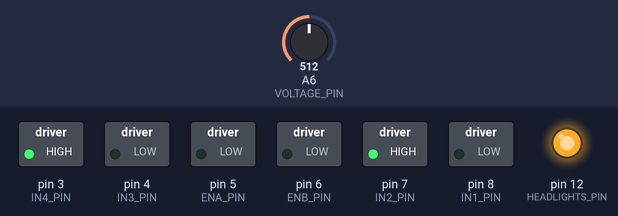
The sketch below on a simulated Arduino Nano, built with avr-gcc and run on an emulated ATmega328P. Shown: switched loads named in the sketch (green lamp = pin HIGH), output pins drawn as LEDs (lit = HIGH). The test bench sets the inputs (shaded band); at power-on: A6 (VOLTAGE_PIN) = 512.

Above: at 1.2 s.
1.3 s: A6 (VOLTAGE_PIN) set to 462
2.8 s: A6 (VOLTAGE_PIN) set to 427
At 7.2 s:
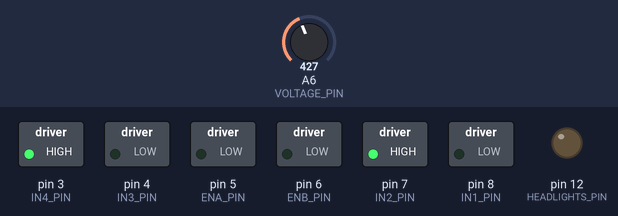
Timing chart, 0 to 8.7 s (numbered marks = the images above; inputs shaded):
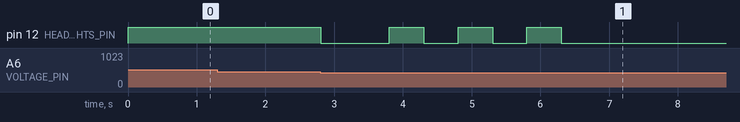

The sketch:

screw_propelled_vehicle.ino
```cpp
#include <IRremote.h>
#include "ArduinoJson.h"

// коды управления платформой с ИК-пульта
#define MOVE_FORWARD_IR_CODE    0x20DF02FD  // движение вперед
#define MOVE_BACKWARD_IR_CODE   0x20DF827D  // движение назад
#define MOVE_FL_IR_CODE         0x20DFE01F  // движение вперед с поворотом влево
#define MOVE_FR_IR_CODE         0x20DF609F  // движение вперед с поворотом вправо
#define MOVE_LEFT_IR_CODE       0x20DFF10E  // движение влево (без движения вперед/назад)
#define MOVE_RIGHT_IR_CODE      0x20DF718E  // движение вправо (без движения вперед/назад)
#define SET_HEADLIGHTS_IR_CODE  0x20DF10EF  // включить/выключить фары

#define IR_SPEED  255 // скорость платформы при управлении с ИК-пульта [0-255]

#define IN1_PIN   8   // пины драйвера двигателей l298n
#define IN2_PIN   7   //
#define IN3_PIN   4   //
#define IN4_PIN   3   //
#define ENA_PIN   5   //
#define ENB_PIN   6   //

#define IR_PIN    11  // пин ИК-приемника

#define HEADLIGHTS_PIN  12  // пин транзисторного ключа для включения/выключения фар

#define VOLTAGE_PIN     A6      // пин для считывания напряжения с li-ion
#define VOLTAGE_REF     4.8f    // питающее напряжение
#define VOLTAGE_GAIN    3.20f   // коэффициент передачи делителя напряжения 8V <-> 2.5V
#define VOLTAGE_OFFSET  0       // 60  // ошибка измерения аналогового выхода
#define MIN_SUPPLY_VOLTAGE 6.65f // минимальное напряжение разряда АКБ (ниже 6.5В не ставить. т.к. регулятор напряжения
// на l298n при питании ниже 6.5В выдает на выходе меньше 5В напряжения для питания arduino, из-за чего опорное напряжение падает и
// считывание с аналогового выхода идет с ошибкой. Как решение можно поставить доп. стабилизатор или регулятор, чтоб питать arduino отдельно)
#define LOW_VOLTAGE_WARNING_MSG_PERIOD 15000 // в миллисекундах (через сколько моргают фары)

StaticJsonDocument<200> jsondoc;  // json буфер для пакетов от ПК
IRrecv ir(IR_PIN);  // экзепляр для работы с ИК-приемником
decode_results irResults;

//состояния конечного автомата платформы
enum FsmStates
{
  LOW_VOLTAGE,  // прерывает работу, уходит в полуспящий режим
  WORK, // режимо обычной работы
  ERROR // если появилась какая-то ошибка
};

const float speedFactorA = 1.00;  // дополнительные параметры компенсирующие разницу характеристик моторов
const float speedFactorB = 0.95;  //

// глобальные переменные
FsmStates state = FsmStates::WORK;
uint32_t lowVoltageTimer = 0; // таймер сообщения о низком заряде
int16_t speedA = 0;
int16_t speedB = 0;


void setup() {
  // настройка переферии
  Serial.begin(115200);
  pinMode(IN1_PIN, OUTPUT);
  pinMode(IN2_PIN, OUTPUT);
  pinMode(IN3_PIN, OUTPUT);
  pinMode(IN4_PIN, OUTPUT);
  pinMode(ENA_PIN, OUTPUT);
  pinMode(ENB_PIN, OUTPUT);
  pinMode(HEADLIGHTS_PIN, OUTPUT);
  pinMode(VOLTAGE_PIN, INPUT);
  ir.enableIRIn();

  moveA(0);
  moveB(0);
  setHeadlights(true);
  while (Serial.available() > 0) Serial.read(); // чистим serial буфер
}

void loop() {
  //Serial.println(getVoltage());
  switch(state){  // конечный автомат
      case FsmStates::WORK:{    // рабочее состояние
        if(getVoltage() < MIN_SUPPLY_VOLTAGE){  // если напряжение ниже положенного
          state = FsmStates::LOW_VOLTAGE;   // переходим в режим низкого напряжения
          moveA(0);
          moveB(0);
          setHeadlights(false);
          delay(500);
          break; // останавливаем работу
        }
        checkIR();     // проверка на сигналы управления с ИК-пульта
        checkSerial(); // проверка на сигналы управления с HC-06
        moveA((float)speedA*speedFactorA);  // двигаемся куда нужно
        moveB((float)speedB*speedFactorB);  //
        delay(10);
        break;
      }

      case FsmStates::LOW_VOLTAGE:{ // переодически моргает фарами (3 раза), говоря, что АКБ сел
        if ((millis() > lowVoltageTimer + LOW_VOLTAGE_WARNING_MSG_PERIOD) || (lowVoltageTimer == 0)){
          moveA(0);
          moveB(0);
          setHeadlights(false);
          delay(500);

          for (uint8_t i = 0; i < 6; i++){   // моргаем фарами 3 раза
            setHeadlights(i % 2 == 0);
            delay(500);
          }

          setHeadlights(false);

          lowVoltageTimer = millis();
        }
        break;
      }

      case FsmStates::ERROR:{
        break;
      }

      default: {
        break;
      }
  }
}


void moveA(int16_t speed){  // движение одного из моторов (А)
  speed = -speed; // инвертируем напраление вращения
  analogWrite(ENA_PIN, abs(speed));
  if(speed >= 0){
    digitalWrite(IN1_PIN, LOW);
    digitalWrite(IN2_PIN, HIGH);
  }
  else {
    digitalWrite(IN1_PIN, HIGH);
    digitalWrite(IN2_PIN, LOW);
  }
}

void moveB(int16_t speed){  // движение одного из моторов (B)
  speed = -speed; // инвертируем напраление вращения
  analogWrite(ENB_PIN, abs(speed));
  if(speed >= 0){
    digitalWrite(IN3_PIN, LOW);
    digitalWrite(IN4_PIN, HIGH);
  }
  else {
    digitalWrite(IN3_PIN, HIGH);
    digitalWrite(IN4_PIN, LOW);
  }
}


float getVoltage(){ // получение напряжения по показаниям аналогового выхода
  return (float)(constrain((int16_t)analogRead(VOLTAGE_PIN) - VOLTAGE_OFFSET, 0, 1024)) * VOLTAGE_REF * VOLTAGE_GAIN / 1024.f;
}


void checkSerial(){  // проверяем serial на наличие комманд управления (json)
  if(Serial.available()){
    DeserializationError err = deserializeJson(jsondoc, Serial);  // получаем пакеты по uart через HC-06
    if (err == DeserializationError::Ok)    // если пакет принят
    {
      speedA = (float)jsondoc["speedA"] * 2.55;  // приходит диапазон [-100; 100]
      speedB = (float)jsondoc["speedB"] * 2.55;  // расширяем до [-255; 255]
    }
    else
    {
      while (Serial.available() > 0) Serial.read(); // чистим буфер
    }
  }
}


void checkIR(){   // проверяем ИК-приемник на наличие сигналов управления
  static bool headlightsState = true;   // переменная, хранящее прошлое значение состояния фар, принятое через ir
  static uint32_t irResetTimer = millis();   // таймер сброса движения платформы, если нет ужержания кнопок на пульте
  static bool isRecv = false; // флаг - приходили ли новые данные

  if (ir.decode(&irResults)) { // если данные пришли
    //Serial.println(irResults.value, HEX); //вывод результатов в монитор порта
    isRecv = true;
    switch (irResults.value) {
      case MOVE_FORWARD_IR_CODE: {
        speedA = IR_SPEED;
        speedB = IR_SPEED;
        irResetTimer = millis();
        break;
      }

      case MOVE_BACKWARD_IR_CODE: {
        speedA = -IR_SPEED;
        speedB = -IR_SPEED;
        irResetTimer = millis();
        break;
      }

      case MOVE_FL_IR_CODE: {
        speedA = IR_SPEED;
        speedB = IR_SPEED * 0.75;
        irResetTimer = millis();
        break;
      }

      case MOVE_FR_IR_CODE: {
        speedA = IR_SPEED * 0.75;
        speedB = IR_SPEED;
        irResetTimer = millis();
        break;
      }

      case MOVE_LEFT_IR_CODE: {
        speedA = -IR_SPEED;
        speedB = IR_SPEED;
        irResetTimer = millis();
        break;
      }

      case MOVE_RIGHT_IR_CODE: {
        speedA = IR_SPEED;
        speedB = -IR_SPEED;
        irResetTimer = millis();
        break;
      }

      case SET_HEADLIGHTS_IR_CODE: {
        setHeadlights(headlightsState);
        headlightsState = !headlightsState;
        break;
      }

      case 0xFFFFFFFF: {  // удержиние
        irResetTimer = millis();
        break;
      }
    }
    ir.resume(); // принимаем следующую команду
  }

  if ((millis() > irResetTimer + 300) && (isRecv)) {   // проверяет раз в полсекунды (проверка на удержание кнопок)
    speedA = 0;
    speedB = 0;
    isRecv = false;
    irResetTimer = millis();
  }
}


void setHeadlights(bool state){   // включает/выключает фары
  if (state) digitalWrite(HEADLIGHTS_PIN, HIGH);
  else  digitalWrite(HEADLIGHTS_PIN, LOW);
}
```

Measured:
- the behaviour switches between 444 and 443 on A6 (VOLTAGE_PIN) (found by bisection; images 0 and 1)
- after the input at 1.3 s, every drawn part: stays the same
- after the input at 2.8 s, pin 12 (HEADLIGHTS_PIN): HIGH → LOW at once, then repeats every 1.0 s: HIGH 0.50 s, LOW 0.50 s, until it stays LOW from 6.3 s
